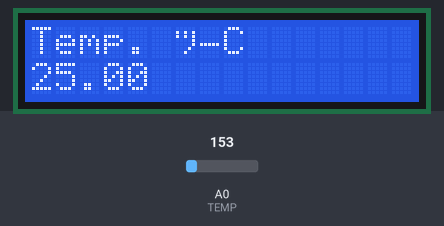
A sketch run on a simulated Arduino Uno, built with avr-gcc and run on an emulated ATmega328P. On the bench: 16×2 character LCD. The inputs (shaded band) are chosen by the test bench; at power-on: A0 (TEMP) = 153.

Above: at 1.2 s.
1.3 s: A0 (TEMP) set to 165
At 1.9 s:
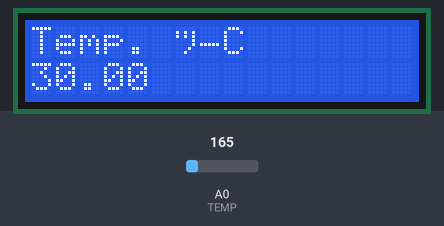
2.8 s: A0 (TEMP) set to 175
At 4.0 s:
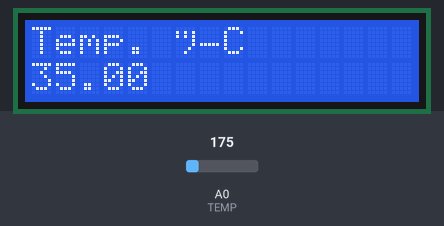
4.3 s: A0 (TEMP) set to 191
At 5.4 s:
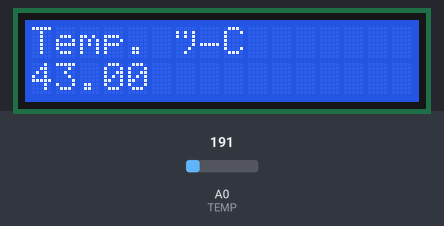
Timing chart, 0 to 7.3 s (numbered marks = the images above; inputs shaded):
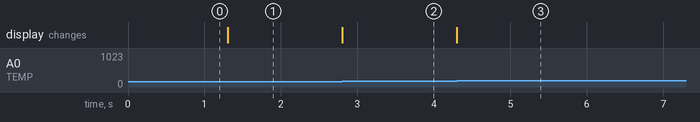

Measured:
- after the input at 1.3 s, the display: changes at once (image 1)
- after the input at 2.8 s, the display: changes at once (image 2)
- after the input at 4.3 s, the display: changes at once (image 3)

The sketch:

funky_kasi1.ino
```cpp
#include <LiquidCrystal.h>

// Inicializar a biblioteca com os números dos pinos digitais
LiquidCrystal lcd(12, 11, 2, 3, 4, 5);

// Variáveis para leitura e interpretação das leituras do TMP36
const int TEMP=0;
int val = 0;
float celsius=0.0;

void setup()
{
    // Configurar o número de colunas e linhas do LCD:
    lcd.begin(16, 2);

    // Texto a ser mostrado no LCD (texto fixo, primeira linha):
    lcd.print("Temp. °C");
}

void loop()
{
    // Posicionar o cursor na coluna 0 e linha 1 (segunda linha):
    lcd.setCursor(0, 1);

    // Ler o valor enviado pelo sensor
    val = analogRead(TEMP);

    // Calcular e ajustar a temperatura em graus Celsius
    celsius = map(((val - 20) * 3.04), 0, 1023, -40, 125);

    // Imprimir no LCD a temperatura
    lcd.print(celsius);
}
```
